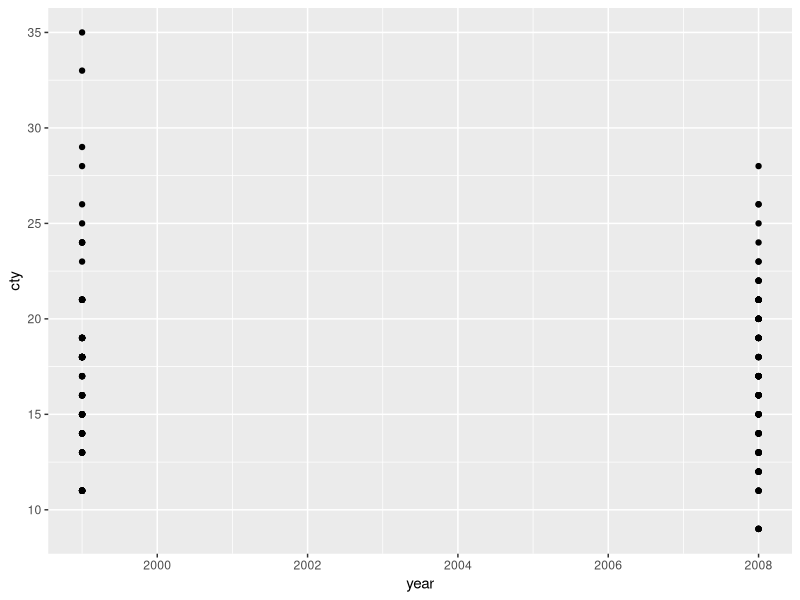

Write the R code that produced this figure.
## ---- chunk 1
library(tidyverse)
library(knitr)
library(here)
COURSE_HOME <- here()
## ---- chunk 2
mtcars
airquality
mpg
## ---- chunk 3
index_data <- tribble(
    ~metric, ~`2011`, ~`2014`, ~`2016`,
      "DTI",      75,      65,      50,
      "LVR",      60,      60,      80,
     "rate",   0.076,   0.069,   0.045
    )
## ---- chunk 4
    mpg %>%
    ggplot() +
    geom_point(mapping = aes(x = year, y = cty))
## ---- chunk 5
airquality %>%
    summarise_all(.funs = anyNA)
## ---- chunk 6
airquality %>%
    group_by(Month) %>%
    summarise_at(.cols = vars(Ozone, Solar.R, Wind, Temp),
                 .funs = funs(q1 = quantile(., probs=0.25),
                              med = median,
                              mean = mean,
                              q3 = quantile(., probs = 0.75),
                              sd = sd 
                          ),
                 na.rm = TRUE
                 )
